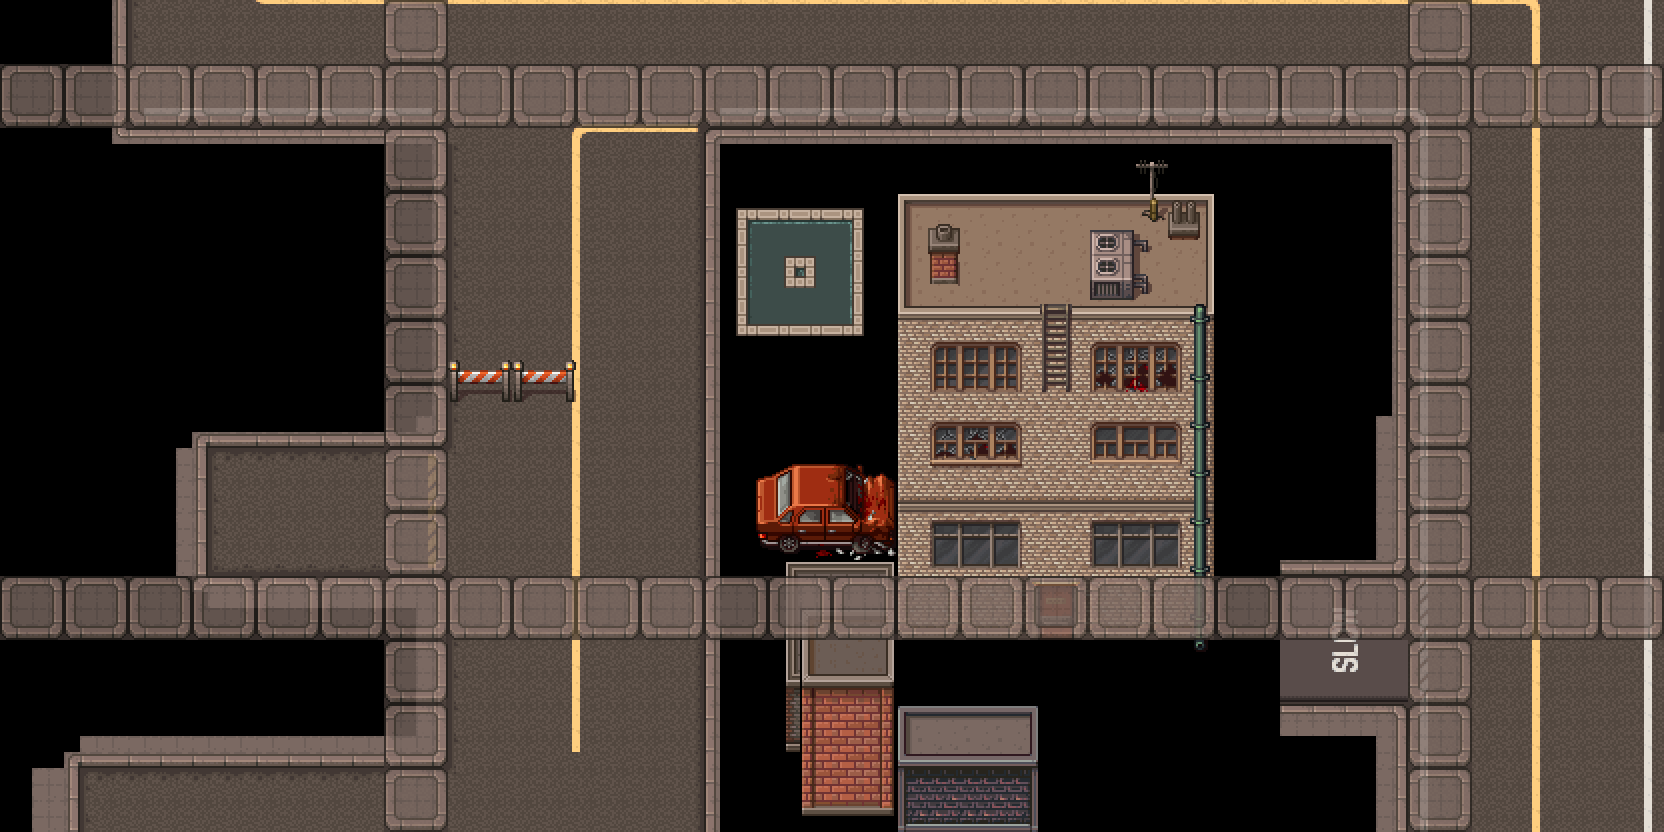

A level layout from a 2D game, rendered from its tile map. Below: a short description, then the map file with tile-grid data replaced by summaries:
An orthogonal 104x52 tile map with 16x16 px tiles, 6 tile layers (ground, ground-1, ground-2, buildings, ...), 1 hidden layer not drawn, 18 tilesets.

<map version="1.0" orientation="orthogonal" renderorder="right-down" width="104" height="52" tilewidth="16" tileheight="16" nextobjectid="1">
 <tileset firstgid="1" name="collision" tilewidth="16" tileheight="16" tilecount="3" columns="3">
  <image source="collision.png" trans="000100" width="48" height="16" />
 </tileset>
 <tileset firstgid="4" name="TileA1_PHC_Water" tilewidth="16" tileheight="16" tilecount="768" columns="32">
  <image source="POPHorrorCity_GFX/Graphics/Tilesets/TileA1_PHC_Water.png" trans="000100" width="512" height="384" />
 </tileset>
 <tileset firstgid="772" name="TileA2_PHC_General-Flooring" tilewidth="16" tileheight="16" tilecount="768" columns="32">
  <image source="POPHorrorCity_GFX/Graphics/Tilesets/TileA2_PHC_General-Flooring.png" trans="000100" width="512" height="384" />
 </tileset>
 <tileset firstgid="1540" name="TileA3_PHC_Exterior-Buildings" tilewidth="16" tileheight="16" tilecount="512" columns="32">
  <image source="POPHorrorCity_GFX/Graphics/Tilesets/TileA3_PHC_Exterior-Buildings.png" trans="000100" width="512" height="256" />
 </tileset>
 <tileset firstgid="2052" name="TileA4_PHC_Exterior-General" tilewidth="16" tileheight="16" tilecount="960" columns="32">
  <image source="POPHorrorCity_GFX/Graphics/Tilesets/TileA4_PHC_Exterior-General.png" trans="000100" width="512" height="480" />
 </tileset>
 <tileset firstgid="3012" name="TileA4_PHC_Interior-General" tilewidth="16" tileheight="16" tilecount="960" columns="32">
  <image source="POPHorrorCity_GFX/Graphics/Tilesets/TileA4_PHC_Interior-General.png" trans="000100" width="512" height="480" />
 </tileset>
 <tileset firstgid="3972" name="TileA5_PHC_Exterior-General" tilewidth="16" tileheight="16" tilecount="512" columns="16">
  <image source="POPHorrorCity_GFX/Graphics/Tilesets/TileA5_PHC_Exterior-General.png" trans="000100" width="256" height="512" />
 </tileset>
 <tileset firstgid="4484" name="TileA5_PHC_Interior-Apartments" tilewidth="16" tileheight="16" tilecount="512" columns="16">
  <image source="POPHorrorCity_GFX/Graphics/Tilesets/TileA5_PHC_Interior-Apartments.png" trans="000100" width="256" height="512" />
 </tileset>
 <tileset firstgid="4996" name="TileB_PHC_Exterior-City" tilewidth="16" tileheight="16" tilecount="1024" columns="32">
  <image source="POPHorrorCity_GFX/Graphics/Tilesets/TileB_PHC_Exterior-City.png" trans="000100" width="512" height="512" />
 </tileset>
 <tileset firstgid="6020" name="TileB_PHC_Interior-AptModern" tilewidth="16" tileheight="16" tilecount="1024" columns="32">
  <image source="POPHorrorCity_GFX/Graphics/Tilesets/TileB_PHC_Interior-AptModern.png" trans="000100" width="512" height="512" />
 </tileset>
 <tileset firstgid="7044" name="TileC_PHC_Exterior-Rails&amp;Stairs" tilewidth="16" tileheight="16" tilecount="1024" columns="32">
  <image source="POPHorrorCity_GFX/Graphics/Tilesets/TileC_PHC_Exterior-Rails&amp;Stairs.png" trans="000100" width="512" height="512" />
 </tileset>
 <tileset firstgid="8068" name="TileC_PHC_Interior-Office&amp;Facility" tilewidth="16" tileheight="16" tilecount="1024" columns="32">
  <image source="POPHorrorCity_GFX/Graphics/Tilesets/TileC_PHC_Interior-Office&amp;Facility.png" trans="000100" width="512" height="512" />
 </tileset>
 <tileset firstgid="9092" name="TileD_PHC_Exterior-Windows&amp;Doors" tilewidth="16" tileheight="16" tilecount="1024" columns="32">
  <image source="POPHorrorCity_GFX/Graphics/Tilesets/TileD_PHC_Exterior-Windows&amp;Doors.png" trans="000100" width="512" height="512" />
 </tileset>
 <tileset firstgid="10116" name="TileD_PHC_Interior-Delapidated" tilewidth="16" tileheight="16" tilecount="1024" columns="32">
  <image source="POPHorrorCity_GFX/Graphics/Tilesets/TileD_PHC_Interior-Delapidated.png" trans="000100" width="512" height="512" />
 </tileset>
 <tileset firstgid="11140" name="TileE_PHC_Exterior-Nature" tilewidth="16" tileheight="16" tilecount="1024" columns="32">
  <image source="POPHorrorCity_GFX/Graphics/Tilesets/TileE_PHC_Exterior-Nature.png" trans="000100" width="512" height="512" />
 </tileset>
 <tileset firstgid="12164" name="TileE_PHC_Interior-Extras" tilewidth="16" tileheight="16" tilecount="1024" columns="32">
  <image source="POPHorrorCity_GFX/Graphics/Tilesets/TileE_PHC_Interior-Extras.png" trans="000100" width="512" height="512" />
 </tileset>
 <tileset firstgid="13188" name="MaleBase_Dark" tilewidth="16" tileheight="16" tilecount="96" columns="6">
  <image source="POPHorrorCity_GFX/Graphics/Characters/Bases/MaleBase_Dark.png" trans="000100" width="96" height="256" />
 </tileset>
 <tileset firstgid="13284" name="CarB_Red" tilewidth="16" tileheight="16" tilecount="1200" columns="30">
  <image source="POPHorrorCity_GFX/Graphics/Characters/Vehicles/CarB_Red.png" width="480" height="640" />
 </tileset>
 <layer name="ground" width="104" height="52">
  <data>[5408 cells, 2812 non-empty, 61 distinct tile ids]</data>
 </layer>
 <layer name="ground-1" width="104" height="52">
  <data>[5408 cells, 358 non-empty, 40 distinct tile ids]</data>
 </layer>
 <layer name="ground-2" width="104" height="52">
  <data>[5408 cells, 418 non-empty, 100 distinct tile ids]</data>
 </layer>
 <layer name="buildings" width="104" height="52">
  <data>[5408 cells, 740 non-empty, 108 distinct tile ids]</data>
 </layer>
 <layer name="buildings-2" width="104" height="52">
  <data>[5408 cells, 252 non-empty, 194 distinct tile ids]</data>
 </layer>
 <layer name="mock2" width="104" height="52" opacity="0.8">
  <data>[5408 cells, 1185 non-empty, 17 distinct tile ids]</data>
 </layer>
 <layer name="mock" width="104" height="52" visible="0" opacity="0.92">
  <data>[5408 cells, 122 non-empty, 122 distinct tile ids]</data>
 </layer>
</map>
